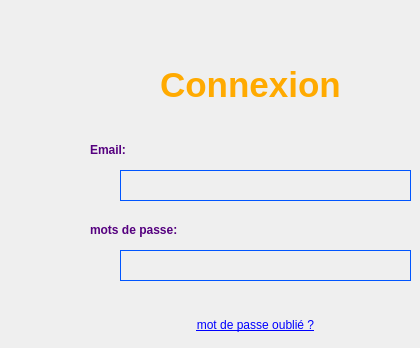
      <widget class="QWidget" name="page_login">
       <widget class="QLabel" name="label_mdp_login">
        <property name="geometry">
         <rect>
          <x>90</x>
          <y>220</y>
          <width>131</width>
          <height>20</height>
         </rect>
        </property>
        <property name="text">
         <string>&lt;html&gt;&lt;head/&gt;&lt;body&gt;&lt;p&gt;&lt;span style=&quot; font-weight:700; color:#55007f;&quot;&gt;mots de passe:&lt;/span&gt;&lt;/p&gt;&lt;/body&gt;&lt;/html&gt;</string>
        </property>
       </widget>
       <widget class="QLineEdit" name="lineEdit_email_login">
        <property name="enabled">
         <bool>true</bool>
        </property>
        <property name="geometry">
         <rect>
          <x>120</x>
          <y>170</y>
          <width>291</width>
          <height>31</height>
         </rect>
        </property>
        <property name="styleSheet">
         <string notr="true">QLineEdit {
    background: transparent;
    border: 1px solid #0055ff;   /* ou autre couleur pour qu'on voie bien les bords */
    color: white;                /* texte */
}
</string>
        </property>
       </widget>
       <widget class="QLineEdit" name="lineEdit_mdp_login">
        <property name="geometry">
         <rect>
          <x>120</x>
          <y>250</y>
          <width>291</width>
          <height>31</height>
         </rect>
        </property>
        <property name="styleSheet">
         <string notr="true">QLineEdit {
    background: transparent;
    border: 1px solid #0055ff;   /* ou autre couleur pour qu'on voie bien les bords */
    color: white;                /* texte */
}
</string>
        </property>
       </widget>
       <widget class="QLabel" name="label_connexion">
        <property name="geometry">
         <rect>
          <x>160</x>
          <y>60</y>
          <width>221</width>
          <height>51</height>
         </rect>
        </property>
        <property name="text">
         <string>&lt;html&gt;&lt;head/&gt;&lt;body&gt;&lt;p&gt;&lt;span style=&quot; font-size:26pt; font-weight:700; color:#ffaa00;&quot;&gt;Connexion&lt;/span&gt;&lt;/p&gt;&lt;/body&gt;&lt;/html&gt;</string>
        </property>
       </widget>
       <widget class="QLabel" name="label_email_login">
        <property name="geometry">
         <rect>
          <x>90</x>
          <y>140</y>
          <width>63</width>
          <height>20</height>
         </rect>
        </property>
        <property name="text">
         <string>&lt;html&gt;&lt;head/&gt;&lt;body&gt;&lt;p&gt;&lt;span style=&quot; font-weight:700; color:#55007f;&quot;&gt;Email:&lt;/span&gt;&lt;/p&gt;&lt;/body&gt;&lt;/html&gt;</string>
        </property>
       </widget>
       <widget class="QPushButton" name="pushButton_mdp_oublie">
        <property name="geometry">
         <rect>
          <x>160</x>
          <y>310</y>
          <width>191</width>
          <height>29</height>
         </rect>
        </property>
        <property name="styleSheet">
         <string notr="true">QPushButton {
    border: none;
    color: blue;
    text-decoration: underline;
    background: transparent;
}
</string>
        </property>
        <property name="text">
         <string>mot de passe oublié ?</string>
        </property>
       </widget>
      </widget>
